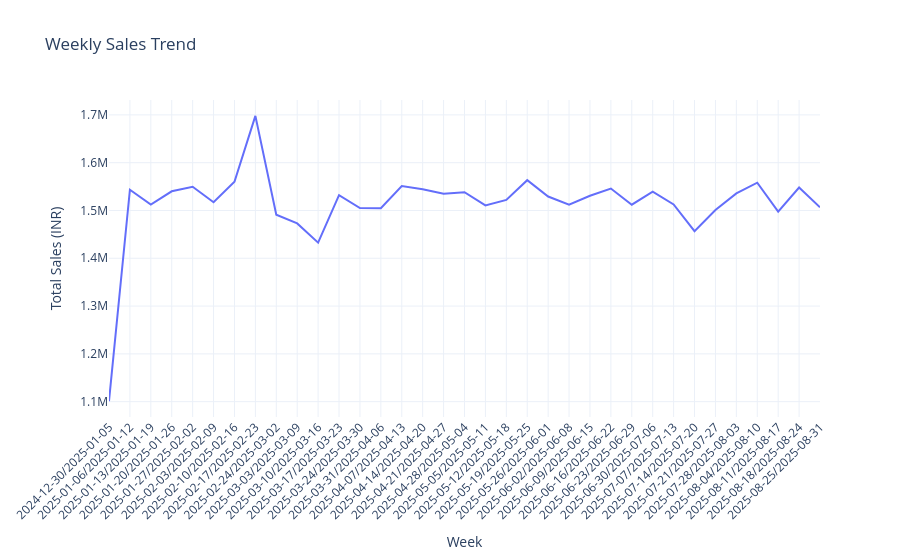

Notebook code cell kept with this figure:
### Markdown cell above
### Weekly Trend Analysis

### Code cell
df['Week'] = df['Order Date'].dt.to_period('W').astype(str)

weekly_summary = (
    df.groupby('Week', as_index=False)
    .agg(
        Total_Sales=('Price (INR)', 'sum'),
        Total_Orders=('Order Date', 'count')
    )
    .sort_values('Week')
)

weekly_summary['Total_Sales'] = weekly_summary['Total_Sales'].round(0)

fig = px.line(
    weekly_summary,
    x='Week',
    y='Total_Sales',
    title='Weekly Sales Trend',
    labels={
        'Week': 'Week',
        'Total_Sales': 'Total Sales (INR)'
    }
)

fig.update_layout(
    xaxis_tickangle=-45,
    template='plotly_white'
)

fig.show()

### Figure 1 — Plotly figure (JSON) as saved in the notebook; plotly's stock layout.template omitted (floating-point values rounded to 4 significant figures)
{"data": [{"hovertemplate": "Week=%{x}<br>Total Sales (INR)=%{y}<extra></extra>", "legendgroup": "", "line": {"color": "#636efa", "dash": "solid"}, "marker": {"symbol": "circle"}, "mode": "lines", "name": "", "orientation": "v", "showlegend": false, "type": "scatter", "x": ["2024-12-30/2025-01-05", "2025-01-06/2025-01-12", "2025-01-13/2025-01-19", "2025-01-20/2025-01-26", "2025-01-27/2025-02-02", "2025-02-03/2025-02-09", "2025-02-10/2025-02-16", "2025-02-17/2025-02-23", "2025-02-24/2025-03-02", "2025-03-03/2025-03-09", "2025-03-10/2025-03-16", "2025-03-17/2025-03-23", "2025-03-24/2025-03-30", "2025-03-31/2025-04-06", "2025-04-07/2025-04-13", "2025-04-14/2025-04-20", "2025-04-21/2025-04-27", "2025-04-28/2025-05-04", "2025-05-05/2025-05-11", "2025-05-12/2025-05-18", "2025-05-19/2025-05-25", "2025-05-26/2025-06-01", "2025-06-02/2025-06-08", "2025-06-09/2025-06-15", "2025-06-16/2025-06-22", "2025-06-23/2025-06-29", "2025-06-30/2025-07-06", "2025-07-07/2025-07-13", "2025-07-14/2025-07-20", "2025-07-21/2025-07-27", "2025-07-28/2025-08-03", "2025-08-04/2025-08-10", "2025-08-11/2025-08-17", "2025-08-18/2025-08-24", "2025-08-25/2025-08-31"], "xaxis": "x", "y": [1101000.0, 1543000.0, 1512000.0, 1540000.0, 1550000.0, 1517000.0, 1560000.0, 1698000.0, 1491000.0, 1473000.0, 1433000.0, 1532000.0, 1505000.0, 1505000.0, 1551000.0, 1544000.0, 1535000.0, 1538000.0, 1511000.0, 1522000.0, 1563000.0, 1529000.0, 1512000.0, 1531000.0, 1546000.0, 1512000.0, 1539000.0, 1513000.0, 1457000.0, 1501000.0, 1536000.0, 1558000.0, 1498000.0, 1548000.0, 1507000.0], "yaxis": "y"}], "layout": {"legend": {"tracegroupgap": 0}, "title": {"text": "Weekly Sales Trend"}, "xaxis": {"anchor": "y", "domain": [0, 1], "tickangle": -45, "title": {"text": "Week"}}, "yaxis": {"anchor": "x", "domain": [0, 1], "title": {"text": "Total Sales (INR)"}}}}
